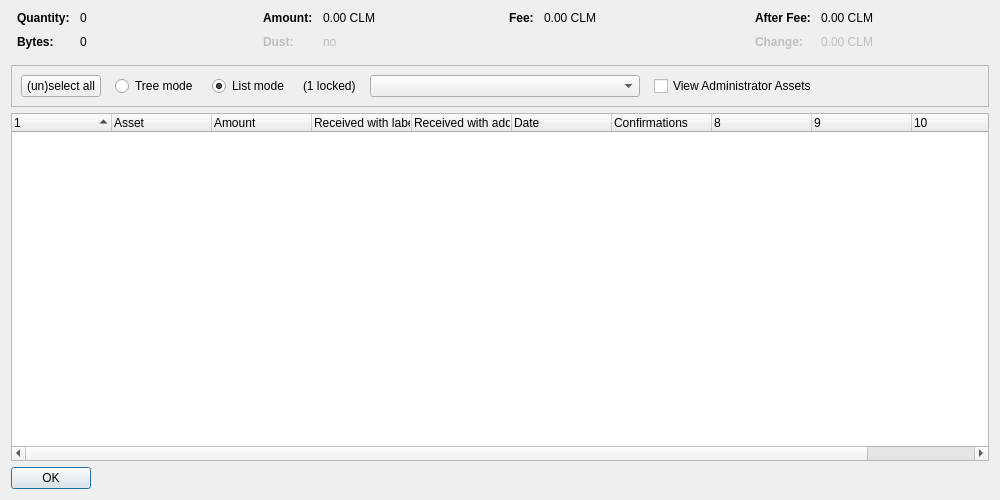
<?xml version="1.0" encoding="UTF-8"?>
<ui version="4.0">
 <class>AssetControlDialog</class>
 <widget class="QDialog" name="AssetControlDialog">
  <property name="geometry">
   <rect>
    <x>0</x>
    <y>0</y>
    <width>1000</width>
    <height>500</height>
   </rect>
  </property>
  <property name="windowTitle">
   <string>Asset Selection</string>
  </property>
  <layout class="QVBoxLayout" name="verticalLayout">
   <item>
    <layout class="QHBoxLayout" name="horizontalLayoutTop" stretch="0,0,0,0">
     <property name="topMargin">
      <number>0</number>
     </property>
     <property name="bottomMargin">
      <number>10</number>
     </property>
     <item>
      <layout class="QFormLayout" name="formLayoutAssetControl1">
       <property name="horizontalSpacing">
        <number>10</number>
       </property>
       <property name="verticalSpacing">
        <number>10</number>
       </property>
       <property name="leftMargin">
        <number>6</number>
       </property>
       <property name="rightMargin">
        <number>6</number>
       </property>
       <item row="0" column="0">
        <widget class="QLabel" name="labelAssetControlQuantityText">
         <property name="font">
          <font>
           <weight>75</weight>
           <bold>true</bold>
          </font>
         </property>
         <property name="text">
          <string>Quantity:</string>
         </property>
        </widget>
       </item>
       <item row="0" column="1">
        <widget class="QLabel" name="labelAssetControlQuantity">
         <property name="cursor">
          <cursorShape>IBeamCursor</cursorShape>
         </property>
         <property name="contextMenuPolicy">
          <enum>Qt::ActionsContextMenu</enum>
         </property>
         <property name="text">
          <string notr="true">0</string>
         </property>
         <property name="textInteractionFlags">
          <set>Qt::LinksAccessibleByMouse|Qt::TextSelectableByKeyboard|Qt::TextSelectableByMouse</set>
         </property>
        </widget>
       </item>
       <item row="1" column="0">
        <widget class="QLabel" name="labelAssetControlBytesText">
         <property name="font">
          <font>
           <weight>75</weight>
           <bold>true</bold>
          </font>
         </property>
         <property name="text">
          <string>Bytes:</string>
         </property>
        </widget>
       </item>
       <item row="1" column="1">
        <widget class="QLabel" name="labelAssetControlBytes">
         <property name="cursor">
          <cursorShape>IBeamCursor</cursorShape>
         </property>
         <property name="contextMenuPolicy">
          <enum>Qt::ActionsContextMenu</enum>
         </property>
         <property name="text">
          <string notr="true">0</string>
         </property>
         <property name="textInteractionFlags">
          <set>Qt::LinksAccessibleByMouse|Qt::TextSelectableByKeyboard|Qt::TextSelectableByMouse</set>
         </property>
        </widget>
       </item>
      </layout>
     </item>
     <item>
      <layout class="QFormLayout" name="formLayoutAssetControl2">
       <property name="horizontalSpacing">
        <number>10</number>
       </property>
       <property name="verticalSpacing">
        <number>10</number>
       </property>
       <property name="leftMargin">
        <number>6</number>
       </property>
       <property name="rightMargin">
        <number>6</number>
       </property>
       <item row="0" column="0">
        <widget class="QLabel" name="labelAssetControlAmountText">
         <property name="font">
          <font>
           <weight>75</weight>
           <bold>true</bold>
          </font>
         </property>
         <property name="text">
          <string>Amount:</string>
         </property>
        </widget>
       </item>
       <item row="0" column="1">
        <widget class="QLabel" name="labelAssetControlAmount">
         <property name="cursor">
          <cursorShape>IBeamCursor</cursorShape>
         </property>
         <property name="contextMenuPolicy">
          <enum>Qt::ActionsContextMenu</enum>
         </property>
         <property name="text">
          <string notr="true">0.00 CLM</string>
         </property>
         <property name="textInteractionFlags">
          <set>Qt::LinksAccessibleByMouse|Qt::TextSelectableByKeyboard|Qt::TextSelectableByMouse</set>
         </property>
        </widget>
       </item>
       <item row="1" column="0">
        <widget class="QLabel" name="labelAssetControlLowOutputText">
         <property name="enabled">
          <bool>false</bool>
         </property>
         <property name="font">
          <font>
           <weight>75</weight>
           <bold>true</bold>
          </font>
         </property>
         <property name="text">
          <string>Dust:</string>
         </property>
        </widget>
       </item>
       <item row="1" column="1">
        <widget class="QLabel" name="labelAssetControlLowOutput">
         <property name="enabled">
          <bool>false</bool>
         </property>
         <property name="cursor">
          <cursorShape>IBeamCursor</cursorShape>
         </property>
         <property name="contextMenuPolicy">
          <enum>Qt::ActionsContextMenu</enum>
         </property>
         <property name="text">
          <string notr="true">no</string>
         </property>
         <property name="textInteractionFlags">
          <set>Qt::LinksAccessibleByMouse|Qt::TextSelectableByKeyboard|Qt::TextSelectableByMouse</set>
         </property>
        </widget>
       </item>
      </layout>
     </item>
     <item>
      <layout class="QFormLayout" name="formLayoutAssetControl3">
       <property name="horizontalSpacing">
        <number>10</number>
       </property>
       <property name="verticalSpacing">
        <number>10</number>
       </property>
       <property name="leftMargin">
        <number>6</number>
       </property>
       <property name="rightMargin">
        <number>6</number>
       </property>
       <item row="0" column="0">
        <widget class="QLabel" name="labelAssetControlFeeText">
         <property name="font">
          <font>
           <weight>75</weight>
           <bold>true</bold>
          </font>
         </property>
         <property name="text">
          <string>Fee:</string>
         </property>
        </widget>
       </item>
       <item row="0" column="1">
        <widget class="QLabel" name="labelAssetControlFee">
         <property name="cursor">
          <cursorShape>IBeamCursor</cursorShape>
         </property>
         <property name="contextMenuPolicy">
          <enum>Qt::ActionsContextMenu</enum>
         </property>
         <property name="text">
          <string notr="true">0.00 CLM</string>
         </property>
         <property name="textInteractionFlags">
          <set>Qt::LinksAccessibleByMouse|Qt::TextSelectableByKeyboard|Qt::TextSelectableByMouse</set>
         </property>
        </widget>
       </item>
      </layout>
     </item>
     <item>
      <layout class="QFormLayout" name="formLayoutAssetControl4">
       <property name="horizontalSpacing">
        <number>10</number>
       </property>
       <property name="verticalSpacing">
        <number>10</number>
       </property>
       <property name="leftMargin">
        <number>6</number>
       </property>
       <property name="rightMargin">
        <number>6</number>
       </property>
       <item row="0" column="0">
        <widget class="QLabel" name="labelAssetControlAfterFeeText">
         <property name="font">
          <font>
           <weight>75</weight>
           <bold>true</bold>
          </font>
         </property>
         <property name="text">
          <string>After Fee:</string>
         </property>
        </widget>
       </item>
       <item row="0" column="1">
        <widget class="QLabel" name="labelAssetControlAfterFee">
         <property name="cursor">
          <cursorShape>IBeamCursor</cursorShape>
         </property>
         <property name="contextMenuPolicy">
          <enum>Qt::ActionsContextMenu</enum>
         </property>
         <property name="text">
          <string notr="true">0.00 CLM</string>
         </property>
         <property name="textInteractionFlags">
          <set>Qt::LinksAccessibleByMouse|Qt::TextSelectableByKeyboard|Qt::TextSelectableByMouse</set>
         </property>
        </widget>
       </item>
       <item row="1" column="0">
        <widget class="QLabel" name="labelAssetControlChangeText">
         <property name="enabled">
          <bool>false</bool>
         </property>
         <property name="font">
          <font>
           <weight>75</weight>
           <bold>true</bold>
          </font>
         </property>
         <property name="text">
          <string>Change:</string>
         </property>
        </widget>
       </item>
       <item row="1" column="1">
        <widget class="QLabel" name="labelAssetControlChange">
         <property name="enabled">
          <bool>false</bool>
         </property>
         <property name="cursor">
          <cursorShape>IBeamCursor</cursorShape>
         </property>
         <property name="contextMenuPolicy">
          <enum>Qt::ActionsContextMenu</enum>
         </property>
         <property name="text">
          <string notr="true">0.00 CLM</string>
         </property>
         <property name="textInteractionFlags">
          <set>Qt::LinksAccessibleByMouse|Qt::TextSelectableByKeyboard|Qt::TextSelectableByMouse</set>
         </property>
        </widget>
       </item>
      </layout>
     </item>
    </layout>
   </item>
   <item>
    <widget class="QFrame" name="frame">
     <property name="minimumSize">
      <size>
       <width>0</width>
       <height>40</height>
      </size>
     </property>
     <property name="frameShape">
      <enum>QFrame::StyledPanel</enum>
     </property>
     <property name="frameShadow">
      <enum>QFrame::Sunken</enum>
     </property>
     <layout class="QHBoxLayout" name="horizontalLayout">
      <item>
       <layout class="QHBoxLayout" name="horizontalLayoutPanel" stretch="0,0,0,0,0,0,0">
        <property name="spacing">
         <number>14</number>
        </property>
        <item>
         <widget class="QPushButton" name="pushButtonSelectAll">
          <property name="sizePolicy">
           <sizepolicy hsizetype="Maximum" vsizetype="Fixed">
            <horstretch>0</horstretch>
            <verstretch>0</verstretch>
           </sizepolicy>
          </property>
          <property name="text">
           <string>(un)select all</string>
          </property>
          <property name="autoDefault">
           <bool>false</bool>
          </property>
         </widget>
        </item>
        <item>
         <widget class="QRadioButton" name="radioTreeMode">
          <property name="sizePolicy">
           <sizepolicy hsizetype="Maximum" vsizetype="Fixed">
            <horstretch>0</horstretch>
            <verstretch>0</verstretch>
           </sizepolicy>
          </property>
          <property name="text">
           <string>Tree mode</string>
          </property>
         </widget>
        </item>
        <item>
         <widget class="QRadioButton" name="radioListMode">
          <property name="sizePolicy">
           <sizepolicy hsizetype="Maximum" vsizetype="Fixed">
            <horstretch>0</horstretch>
            <verstretch>0</verstretch>
           </sizepolicy>
          </property>
          <property name="text">
           <string>List mode</string>
          </property>
          <property name="checked">
           <bool>true</bool>
          </property>
         </widget>
        </item>
        <item>
         <widget class="QLabel" name="labelLocked">
          <property name="text">
           <string notr="true">(1 locked)</string>
          </property>
         </widget>
        </item>
        <item>
         <widget class="QComboBox" name="assetList">
          <property name="minimumContentsLength">
           <number>30</number>
          </property>
         </widget>
        </item>
        <item>
         <widget class="QCheckBox" name="viewAdministrator">
          <property name="toolTip">
           <string>View assets that you have the ownership asset for</string>
          </property>
          <property name="text">
           <string>View Administrator Assets</string>
          </property>
         </widget>
        </item>
        <item>
         <spacer name="horizontalSpacer">
          <property name="orientation">
           <enum>Qt::Horizontal</enum>
          </property>
          <property name="sizeHint" stdset="0">
           <size>
            <width>40</width>
            <height>20</height>
           </size>
          </property>
         </spacer>
        </item>
       </layout>
      </item>
     </layout>
    </widget>
   </item>
   <item>
    <widget class="AssetControlTreeWidget" name="treeWidget">
     <property name="contextMenuPolicy">
      <enum>Qt::CustomContextMenu</enum>
     </property>
     <property name="sortingEnabled">
      <bool>false</bool>
     </property>
     <property name="columnCount">
      <number>11</number>
     </property>
     <attribute name="headerShowSortIndicator" stdset="0">
      <bool>true</bool>
     </attribute>
     <attribute name="headerStretchLastSection">
      <bool>false</bool>
     </attribute>
     <column>
      <property name="text">
       <string/>
      </property>
     </column>
     <column>
      <property name="text">
       <string>Asset</string>
      </property>
     </column>
     <column>
      <property name="text">
       <string>Amount</string>
      </property>
     </column>
     <column>
      <property name="text">
       <string>Received with label</string>
      </property>
     </column>
     <column>
      <property name="text">
       <string>Received with address</string>
      </property>
     </column>
     <column>
      <property name="text">
       <string>Date</string>
      </property>
     </column>
     <column>
      <property name="text">
       <string>Confirmations</string>
      </property>
      <property name="toolTip">
       <string>Confirmed</string>
      </property>
     </column>
     <column>
      <property name="text">
       <string/>
      </property>
     </column>
     <column>
      <property name="text">
       <string/>
      </property>
     </column>
     <column>
      <property name="text">
       <string/>
      </property>
     </column>
     <column>
      <property name="text">
       <string/>
      </property>
     </column>
    </widget>
   </item>
   <item>
    <widget class="QDialogButtonBox" name="buttonBox">
     <property name="sizePolicy">
      <sizepolicy hsizetype="Maximum" vsizetype="Fixed">
       <horstretch>0</horstretch>
       <verstretch>0</verstretch>
      </sizepolicy>
     </property>
     <property name="orientation">
      <enum>Qt::Horizontal</enum>
     </property>
     <property name="standardButtons">
      <set>QDialogButtonBox::Ok</set>
     </property>
    </widget>
   </item>
  </layout>
 </widget>
 <customwidgets>
  <customwidget>
   <class>AssetControlTreeWidget</class>
   <extends>QTreeWidget</extends>
   <header location="global">assetcontroltreewidget.h</header>
  </customwidget>
 </customwidgets>
 <resources/>
 <connections/>
</ui>
